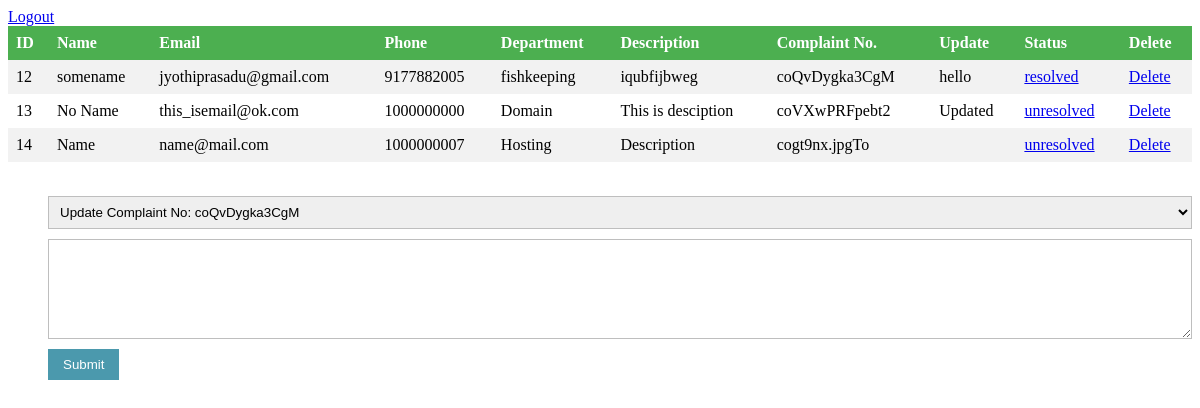
Page /admin.php (signed in) on the committed database.
### tables this page shows
CREATE TABLE IF NOT EXISTS `form_details` (
  `id` int(11) NOT NULL AUTO_INCREMENT,
  `name` varchar(255) NOT NULL,
  `email` varchar(255) NOT NULL,
  `phone` varchar(255) NOT NULL,
  `depart` varchar(255) NOT NULL,
  `descrip` text NOT NULL,
  `complaint_pass` varchar(100) NOT NULL,
  `update` text NOT NULL,
  `status` varchar(30) NOT NULL DEFAULT 'unresolved',
  PRIMARY KEY (`id`)
);

### admin.php (the view, shortened to what this page needs)
<?php include_once("connection.php");?>
<!DOCTYPE html PUBLIC "-//W3C//DTD XHTML 1.0 Transitional//EN" "http://www.w3.org/TR/xhtml1/DTD/xhtml1-transitional.dtd">
<html xmlns="http://www.w3.org/1999/xhtml" xml:lang="en" lang="en">
<head>
	<link rel="stylesheet" type="text/css" href="styless.css" />
</head>
<body>
<div class="content">
	<?php
		if(isset($_SESSION["admin"])){
		?>
		<a href="admin.php?logout=1">Logout</a>
		<table>
		<tr>
			<th>ID</th>
			<th>Name</th>
			<th>Email</th>
			<th>Phone</th>
			<th>Department</th>
			<th>Description</th>
			<th>Complaint No.</th>
			<th>Update</th>
			<th>Status</th>
			<th>Delete</th>
		</tr>
			<?php
			$select = "SELECT * FROM form_details ORDER BY id ASC ";
			$query = mysqli_query($connection,$select);
			while($results = mysqli_fetch_assoc($query)){
				$id = $results["id"];
				$name = $results["name"];
				$email = $results["email"];
				$phone = $results["phone"];
				$depart = $results["depart"];
				$descrip = $results["descrip"];
				$complaint_pass = $results["complaint_pass"];
				$update = $results["update"];
				$status = $results["status"];
				if($status == "unresolved"){
					$change_s = "resolved";
				}else{
					$change_s = "unresolved";
				}
				$del = "Delete";
			?>
			<tr>
				<td><?php echo $id;?></td>
				<td><?php echo $name;?></td>
				<td><?php echo $email;?></td>
				<td><?php echo $phone;?></td>
				<td><?php echo $depart;?></td>
				<td><?php echo $descrip;?></td>
				<td><?php echo $complaint_pass;?></td>
				<td><?php echo $update;?></td>
				<td><a href="admin.php?status=<?php echo $change_s;?>&id=<?php echo $id;?>"><?php echo $status;?></a></td>
				<td><a href="admin.php?del=<?php echo 1;?>&id=<?php echo $id;?>"><?php echo $del;?></a></td>
			</tr>
<?php
			}
			?>
		</table>
		<br/>
		<form method="post">
		<ul class="form-style-1">
		 <li>
        <select name="cp" class="field-select">
		<?php
			$select = "SELECT * FROM form_details ORDER BY id ASC ";
			$query = mysqli_query($connection,$select);
			while($results = mysqli_fetch_assoc($query)){
				$complaint_pass = $results["complaint_pass"];
		?>
			<option value="<?php echo $complaint_pass;?>">Update Complaint No: <?php echo $complaint_pass; ?> </option>
			<?php } ?>
		</select>
		</li>
		<li>
        <textarea name="update" id="field5" class="field-long field-textarea"></textarea>
		</li>
			<li>
        <input type="submit" value="Submit" name="upda"/>
		</li>
		</ul>
		</form>
<?php
		}
	?>
</div>
</body>
</html>

### styless.css (style rules this page uses)
.form-style-1 li { padding: 0; display: block; list-style: none; margin: 10px 0 0 0; }
.form-style-1 input[type=text], .form-style-1 input[type=date], .form-style-1 input[type=datetime], .form-style-1 input[type=number], .form-style-1 input[type=search], .form-style-1 input[type=time], .form-style-1 input[type=url], .form-style-1 input[type=email], textarea, select { box-sizing: border-box; -webkit-box-sizing: border-box; -moz-box-sizing: border-box; border:1px solid #BEBEBE; padding: 7px; margin:0px; -webkit-transition: all 0.30s ease-in-out; -moz-transition: all 0.30s ease-in-out; -ms-transition: all 0.30s ease-in-out; -o-transition: all 0.30s ease-in-out; outline: none; }
.form-style-1 .field-long { width: 100%; }
.form-style-1 .field-select { width: 100%; }
.form-style-1 .field-textarea { height: 100px; }
.form-style-1 input[type=submit], .form-style-1 input[type=button] { background: #4B99AD; padding: 8px 15px 8px 15px; border: none; color: #fff; }

### admin.php (style rules this page uses)
table { border-collapse: collapse; width: 100%; }
th, td { text-align: left; padding: 8px; }
tr:nth-child(even) { background-color: #f2f2f2 }
th { background-color: #4CAF50; color: white; }

### rows in the picture
form_details: id "12", name "somename", email "jyothiprasadu@gmail.com", phone "9177882005", depart "fishkeeping", descrip "iqubfijbweg", complaint_pass "coQvDygka3CgM", update "hello", status "resolved", del "Delete"
form_details: id "13", name "No Name", email "this_isemail@ok.com", phone "1000000000", depart "Domain", descrip "This is desciption", complaint_pass "coVXwPRFpebt2", update "Updated", status "unresolved", del "Delete"
form_details: id "14", name "Name", email "name@mail.com", phone "1000000007", depart "Hosting", descrip "Description", complaint_pass "cogt9nx.jpgTo", status "unresolved", del "Delete"
